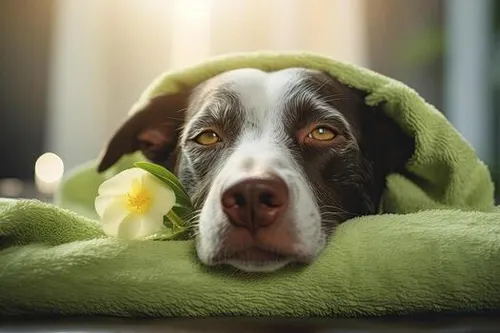
#> input picture entrada.jpg, 500 x 333 px
$ python opencv.py
#> lines starting #> are read from the running program, lines starting #| are printed output that depends on the picture
import cv2

# 1. Cargar la imagen original (BGR)
imagen = cv2.imread('entrada.jpg')
#> imagen is the input picture: shape (333, 500, 3); mean B, G, R 93.5, 123.2, 124.7

if imagen is None:
    print("Error: No se encontró la imagen 'entrada.jpg'")
    exit()

# 2. Convertir a Escala de Grises
gris = cv2.cvtColor(imagen, cv2.COLOR_BGR2GRAY)
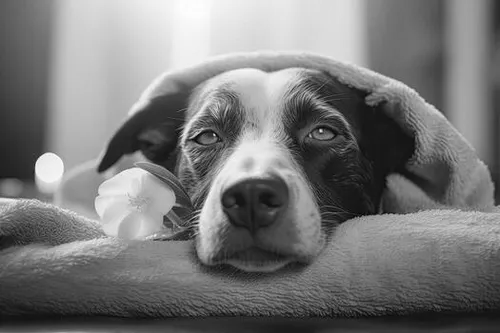
#> gris: shape (333, 500); min 1, max 253, mean 120.3

# 3. Convertir a HSV (Hue, Saturation, Value - Ideal para detectar colores)
hsv = cv2.cvtColor(imagen, cv2.COLOR_BGR2HSV)
#> hsv: shape (333, 500, 3); mean H, S, V 30.5, 79.6, 128.6

# 4. Mostrar los diferentes espacios de color
cv2.imshow('Original (BGR)', imagen)
cv2.imshow('Escala de Grises', gris)
cv2.imshow('Espacio HSV', hsv)

print("Presiona cualquier tecla con las ventanas activas para salir...")
cv2.waitKey(0)
cv2.destroyAllWindows()
